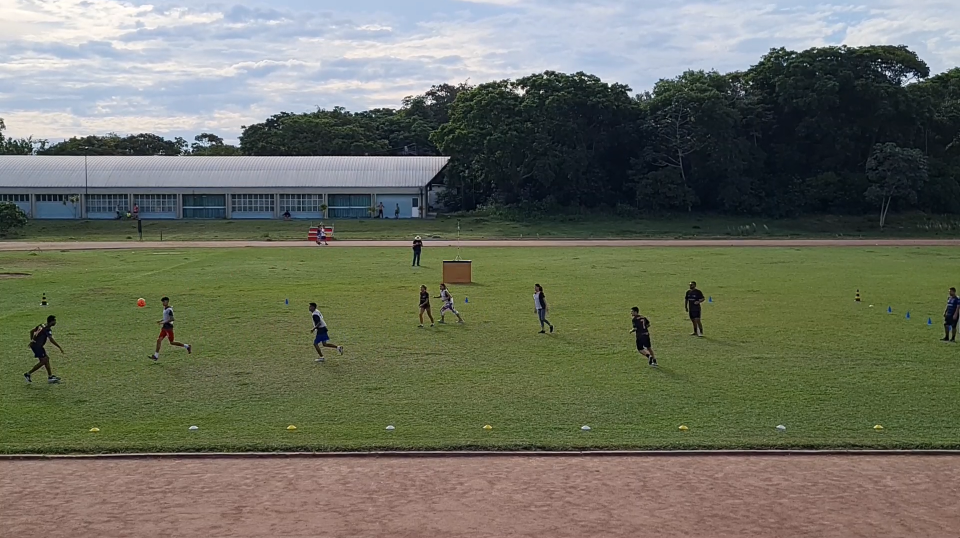
#> input picture 5_delimitarCampo_v2/campo_s20.png, 1920 x 1076 px, found by its file name (shown at 1/2 size)
$ python homografiaTeste.py
#> lines starting #> are read from the running program, lines starting #| are printed output that depends on the picture
#https://theailearner.com/tag/cv2-warpperspective/

import cv2
import numpy as np

#entrada da imagem
img = cv2.imread("campo_s20.png")
#> img is the input picture: shape (1076, 1920, 3); mean B, G, R 96.2, 111.2, 108.2

#poligno da imagem q forma um campo em 2d
points = np.array([[1,865], [1920,855],   #A1, C2
                [1920, 670], [1716, 601], #C1, B2
                [89, 608], [2, 674]]) #B1, A2

variacao_C1C2 = abs(points[0][0] - points[1][0])
variacao_B1B2 = abs(points[3][0] - points[4][0])
maxVar = max(int(variacao_C1C2), int(variacao_B1B2))

print(variacao_C1C2)
print(variacao_B1B2)

variacao_C1C2 = 3000


# #saida pra ficar em 2D          #eu nao entendi muito bem apenas peguei
output_pts = np.array([[40,961], [1800,961],   #A1, C2
                [1919, 900], [1919, 0], #C1, B2
                [0, 0], [0, 900]]) #B1, A2
# output_pts = np.float32([[0,0],[0, maxHeight-maxHeightBaixa],
#                         [maxWidth-minWidth-variacao_C1C2, 0],[minWidth+height_A1A2, 0],
#                         [maxWidth - 1, maxHeight-maxHeightBaixa],[maxWidth - 1, 0]])

# Compute the perspective transform M
H, status = cv2.findHomography(points, output_pts)

img_dst = cv2.imread('imgInternetCourt2D.png')
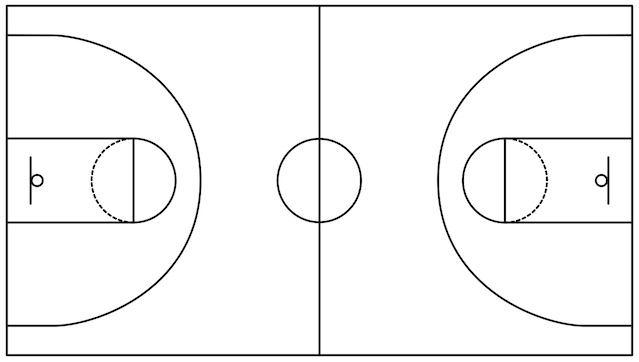
#> input picture 5_delimitarCampo_v2/testeInternet/imgInternetCourt2D.png, 639 x 362 px, found by its file name
#> img_dst is the input picture: shape (362, 639, 3); min 0, max 255, mean 245.1
print((img.shape[1], img.shape[0]))
#| (1920, 1076)
#image esult
# Warp source image to destination based on homography
img_out = cv2.warpPerspective(img, H, (img.shape[1], img.shape[0]))
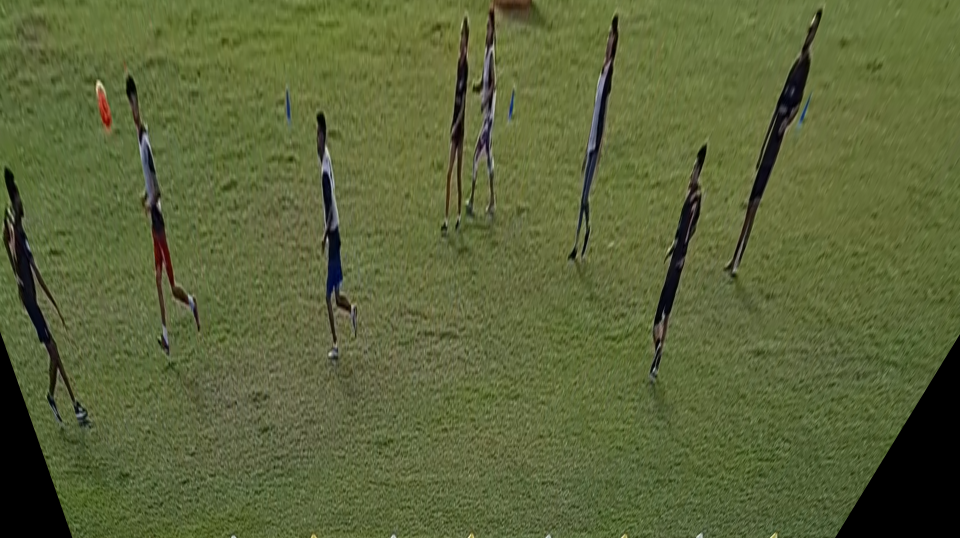
#> img_out: shape (1076, 1920, 3) (shown at 1/2 size); mean B, G, R 57, 100.1, 90.9


# cv2.imshow("Warped", img_out)
# cv2.waitKey(0)
cv2.imwrite("teste.jpg", img_out)
cv2.waitKey(0)
cv2.destroyAllWindows()
